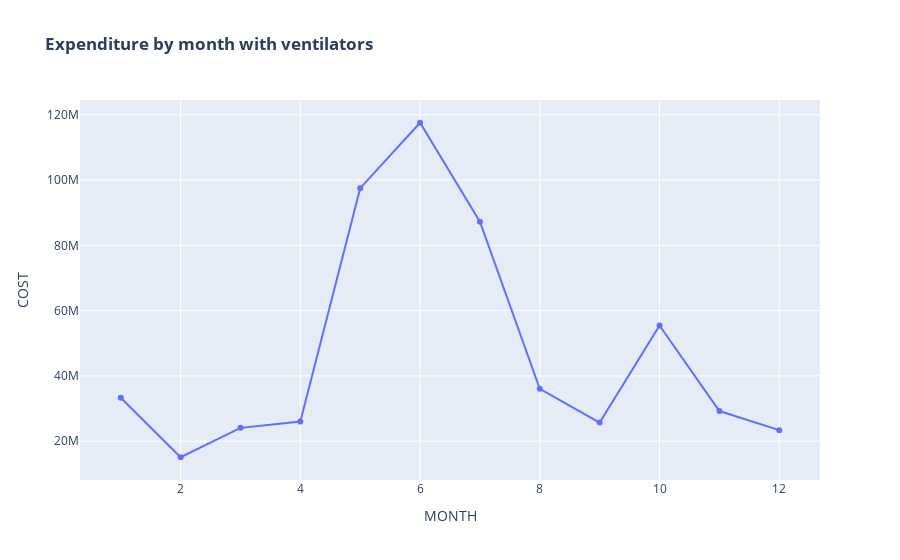

Notebook cell for this chart:
### Code cell
fig5 = px.line(df_mth, x="MONTH", y="COST" , title = '<b>Expenditure by month with ventilators</b>')
fig5.data[0].update(mode='markers+lines')
fig5.show()

### Figure 1 — Plotly figure (JSON) as saved in the notebook; plotly's stock layout.template omitted (floating-point values rounded to 4 significant figures)
{"data": [{"hovertemplate": "MONTH=%{x}<br>COST=%{y}<extra></extra>", "legendgroup": "", "line": {"color": "#636efa", "dash": "solid"}, "mode": "markers+lines", "name": "", "orientation": "v", "showlegend": false, "type": "scatter", "x": [1, 2, 3, 4, 5, 6, 7, 8, 9, 10, 11, 12], "xaxis": "x", "y": [33280000.0, 15068900, 24070000.0, 26010000.0, 97520000.0, 117600000.0, 87250000.0, 36042350, 25700000.0, 55430000.0, 29220000.0, 23374170], "yaxis": "y"}], "layout": {"legend": {"tracegroupgap": 0}, "title": {"text": "<b>Expenditure by month with ventilators</b>"}, "xaxis": {"anchor": "y", "domain": [0, 1], "title": {"text": "MONTH"}}, "yaxis": {"anchor": "x", "domain": [0, 1], "title": {"text": "COST"}}}}
